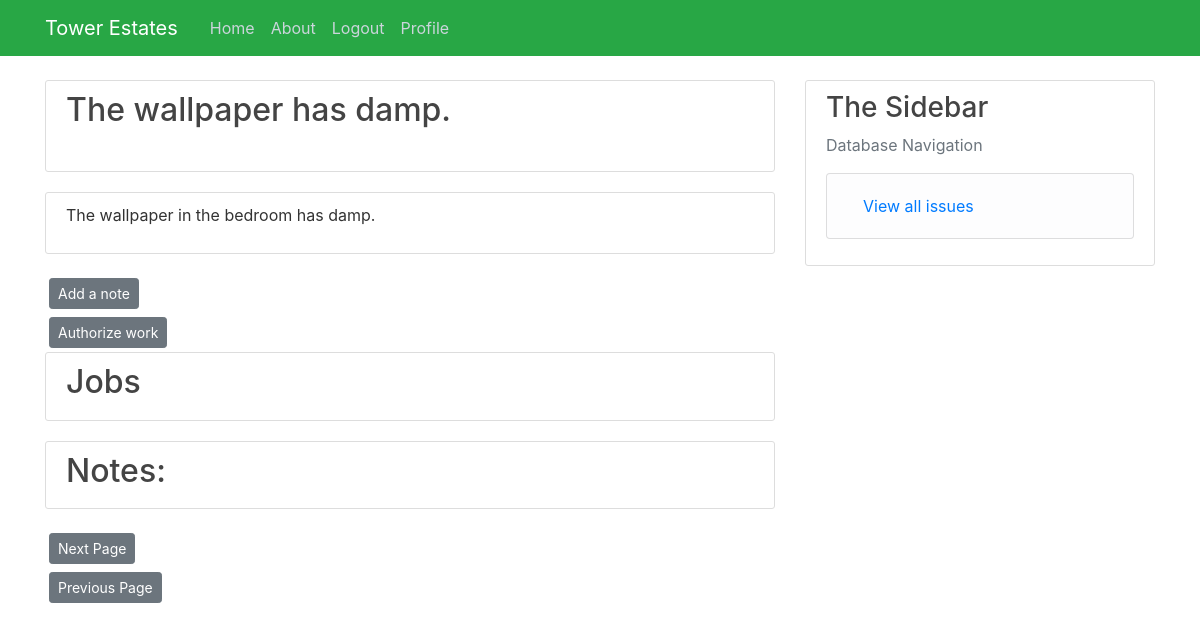
Page /Issue_page/3 (signed in) on the earlier database version.
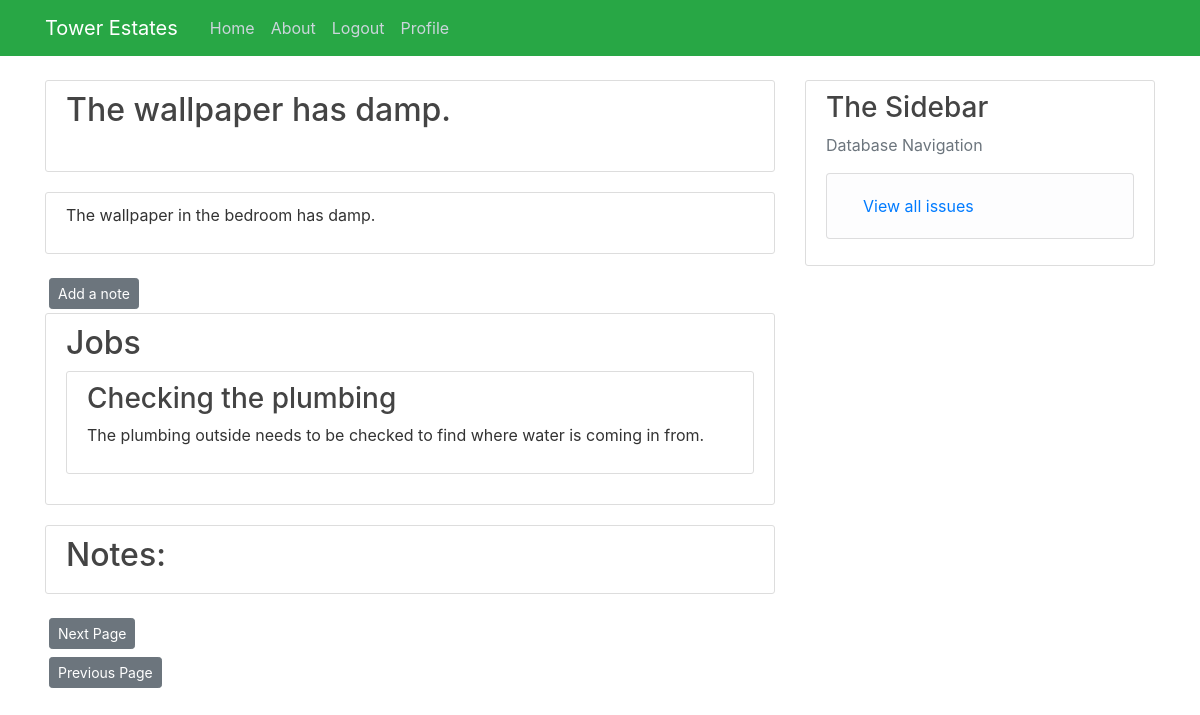
Same page on the later database version.
### Tower/models.py (models this page shows)
class Issue(db.Model):
    issue_id = db.Column(db.Integer, primary_key=True)
    summary = db.Column(db.String(100), nullable=False)
    content = db.Column(db.String(500), nullable=False)
    approved = db.Column(db.Boolean, default=False)
    opened = db.Column(db.DateTime, nullable=False, default=datetime.utcnow())
    closed = db.Column(db.Boolean, default=False)
    property_id = db.Column(db.Integer, db.ForeignKey("properties.property_id"), nullable=False)
    jobs = db.relationship("Jobs", backref="Issue", lazy=True, cascade="all, delete-orphan")
    notes = db.relationship("Issue_Notes", backref="Issue", lazy=True, cascade="all, delete-orphan")
    def __repr__(self):
        return f"Issue(f'{self.summary}', '{self.closed}')"

class Jobs(db.Model):
    job_id = db.Column(db.Integer, primary_key=True)
    summary = db.Column(db.String(100), nullable=False)
    content = db.Column(db.String(500), nullable=False)
    opened = db.Column(db.DateTime, nullable=False, default=datetime.utcnow())
    closed = db.Column(db.Boolean, default=False)
    issue = db.Column(db.Integer, db.ForeignKey("issue.issue_id"), nullable=False)
    quotes = db.relationship("Quotes", backref="Jobs", lazy=True, cascade="all, delete-orphan")
    notes = db.relationship("Jobs_Notes", backref="Jobs", lazy=True, cascade="all, delete-orphan")

### Tower/routes.py (the view)
@app.route("/Issue_page/<int:issue_id>")
@login_required
def Issue_page(issue_id):
    page = request.args.get("page", 1, type=int)
    issue = db.session.query(Issue).filter(Issue.issue_id == issue_id).first()
    print(issue)
    jobs = db.session.query(Jobs).filter(Jobs.issue == issue_id).all()
    found_notes = db.session.query(Issue_Notes).filter(Issue_Notes.issue == Issue.issue_id).order_by(
        Issue_Notes.note_id.desc())
    notes = found_notes.paginate(page, per_page=5)
    next_url = url_for("Issue", page=notes.next_num) \
        if notes.has_next else None
    prev_url = url_for("Issue", page=notes.prev_num) \
        if notes.has_prev else None
    create_a_job = url_for("Create_Job", issue_id=issue_id)
    return render_template("Issue.html", title="Issue", issue=issue, notes=notes, next_url=next_url, prev_url=prev_url,
                           create_a_job=create_a_job, jobs=jobs)

### Tower/models.py (called while the page is built)
@login_manager.user_loader
def load_user(user_id):
    return User.query.get(int(user_id))

### Tower/templates/Issue.html (shortened to what this page needs)
{% extends "layout.html" %}
{% block content %}
<div class="content-section">
    <h2> {{issue.summary}}</h2>
    <br>
</div>
<div class="content-section">
    <p> {{issue.content}}</p>
</div>
<div>
    <a class="btn btn-secondary btn-sm m-1" href=" {{url_for('Issue_note_page', issue_id=issue.issue_id) }}">Add a note</a>
</div>
{% if current_user.role == ('Landlord') %}
    {% if issue.approved == False %}
    <div>
        <a class="btn btn-secondary btn-sm m-1" href=" {{url_for('Approve_issue', issue_id = issue.issue_id) }}">Authorize work</a>
    </div>
    {% endif %}
{% endif %}
<div class="content-section">
    <h2 class="article-title">Jobs</h2>
    {% for job in jobs %}
        <div class="content-section">
            <a class="article-title" href="{{ url_for('Job', job_id = job.job_id) }}"><h3> {{ job.summary }}</h3></a>
            <p>{{job.content}}</p>
        </div>
    {% endfor %}
</div>
<div class="content-section">
    <h2 class="article-title">Notes: </h2>
</div>
<div>
    <a class="btn btn-secondary btn-sm m-1" href=" {{next_url}}">Next Page</a>
</div>
<div>
    <a class="btn btn-secondary btn-sm m-1" href=" {{prev_url}}">Previous Page</a>
</div>
{% endblock content %}

### Tower/templates/layout.html (shortened to what this page needs)
<!DOCTYPE html>
<html lang="en">
<head>
    <link rel="stylesheet" href="https://stackpath.bootstrapcdn.com/bootstrap/4.5.2/css/bootstrap.min.css"
>
    <link rel="stylesheet" type="text/css" href="{{url_for('static', filename='main.css') }}">
</head>
<body>
<header class="site-header">
    <nav class="navbar navbar-expand-md navbar-dark bg-success fixed-top">
        <div class="container">
            <a class="navbar-brand mr-4" href="/">Tower Estates</a>
            <div class="collapse navbar-collapse" id="navbarToggle">
                <div class="navbar-nav mr-auto">
                    <a class="nav-item nav-link" href="{{ url_for('home') }}">Home</a>
                    <a class="nav-item nav-link" href="{{ url_for('about') }}">About</a>
                    {% if current_user.is_authenticated %}
                    <a class="nav item nav-link" href="{{ url_for('logout') }}">Logout</a>
                    {% else %}
                    <a class="nav-item nav-link" href="{{ url_for('login') }}">Login</a>
                    {% endif %}
                    {% if current_user.role == ('Landlord') %}
                    <a class="nav-item nav-link" href="{{ url_for('Landlord', user_id = current_user.user_id)}}">Profile</a>
                    {% endif %}
                </div>
            </div>
        </div>
    </nav>
</header>
<main role="main" class="container">
    <div class="row">
        <div class="col-md-8">
            {% block content %}{% endblock %}
        </div>
        {% if current_user.is_authenticated %}
        <div class="col-md-4">
            <div class="content-section">
                <h3>The Sidebar</h3>
                <p class='text-muted'> Database Navigation
                <ul class="list-group">
                    {% if current_user.role == ('Admin') %}
                    <li class="list-group-item list-group-item-light"><a class="nav-item nav-link"
                                                                         href="{{ url_for('search_users') }}">Search
                        Users</a></li>
                    <li class="list-group-item list-group-item-light"><a class="nav-item nav-link"
                                                                         href="{{ url_for('register') }}">Register a New
                        User</a></li>
                    <li class="list-group-item list-group-item-light"><a class="nav-item nav-link"
                                                                         href="{{ url_for('new_property') }}">New
                        Property</a></li>
                    <li class="list-group-item list-group-item-light"><a class="nav-item nav-link"
                                                                         href="{{ url_for('new_tenancy') }}">New
                        Tenancy</a></li>
                    <li class="list-group-item list-group-item-light"><a class="nav-item nav-link"
                                                                         href="{{ url_for('add_tenant') }}"> Add A
                        Tenant to a Tenancy</a></li>
                    <li class="list-group-item list-group-item-light"><a class="nav-item nav-link"
                                                                         href="{{url_for('search_properties') }}">
                        Search Properties</a></li>
                    <li class="list-group-item list-group-item-light"><a class="nav-item nav-link"
                                                                         href="{{ url_for('all_issues') }}">
                        View all open issues</a></li>
                    <li class="list-group-item list-group-item-light"><a class="nav-item nav-link"
                                                                         href="{{ url_for('all_users') }}">
                        view all users</a></li>
                    {%elif current_user.role == ('Landlord') %}
                <li class="list-group-item list-group-item-light"><a class<a class="nav-item nav-link" href="{{url_for('Landlord_issues')}}"> View all issues</a></li>
                    {%endif%}
                </ul>
                </p>
            </div>
        {%endif%}
        </div>
    </div>
</main>
</body>
</html>

### Tower/Static/main.css (style rules this page uses)
body { background: #ffffff; color: #333333; margin-top: 5rem; }
h1, h2, h3, h4, h5, h6 { color: #444444; }
.site-header .navbar-nav .nav-link { color: #cbd5db; }
.content-section { background: #ffffff; padding: 10px 20px; border: 1px solid #dddddd; border-radius: 3px; margin-bottom: 20px; }
.article-title { color: #444444; }

Differences in the rows shown:
changed Issue "The wallpaper has damp.": approved False → True (drawn)
added Jobs: summary "Checking the plumbing", content "The plumbing outside needs to be checked to find where water is coming in from."
Other differences:
text no longer shown: "Authorize work"
